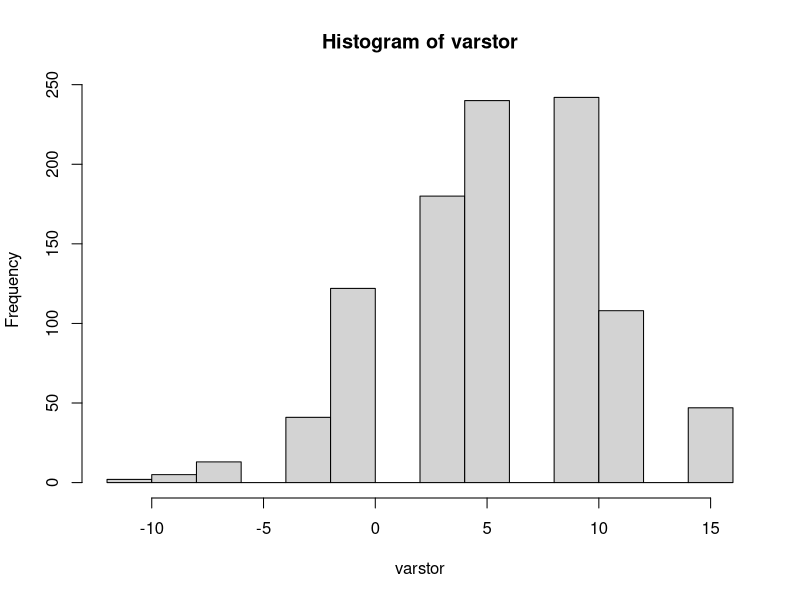

The R script that drew this image:
## ---- chunk 1
knitr::opts_chunk$set(echo = TRUE)
## ---- chunk 2
require(tidyverse)

## ---- chunk 3
days=1:365
count=15
repeatn=1000
varstor=numeric()
for (j in 1:repeatn){
brownlow = 0
for (i in 1:count) {
  sam=sample(days,size=34,replace = T)
  y=duplicated(sam)
  if (sum(y)>0) brownlow=brownlow+1
  else brownlow = brownlow - 2
}
varstor[j]=brownlow
}
hist(varstor)
var(varstor)
print(paste('average return = ', mean(varstor)))


## ---- chunk 4
vSorted = sort(varstor)
print(vSorted[100])
print(vSorted[900])
